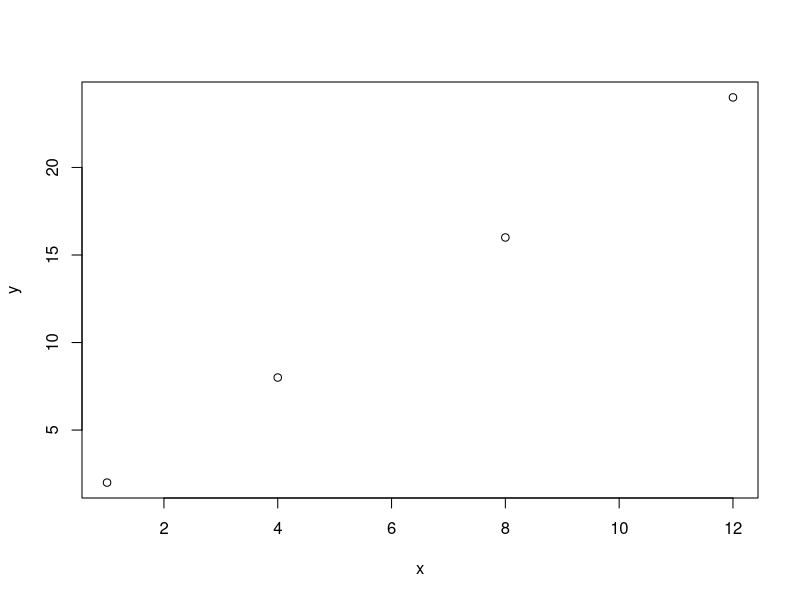

Recreate this plot in R.
# This is an example to practice using version control (Github) by creating a data set and analyzing it.

# Order of events:

# I. Create data set
# II. Produce plot of data set
# III. Commit changes 
# IV. Push to Github


# I. Create data set

x <- c(1,4,8,12)
y <- c(2,8,16,24)


# II. Produce a plot of the data set

plot(x,y)


# III. Commit changes to Github

# Press the Version Control button (green, red, and gray) from the toolbar
# Press commit
# Select the box(es) of the files you'd like to stage
# Write a comment about your edits


# IV. Pull most recent document from Github

# After you pull the most recent changes, push yours

